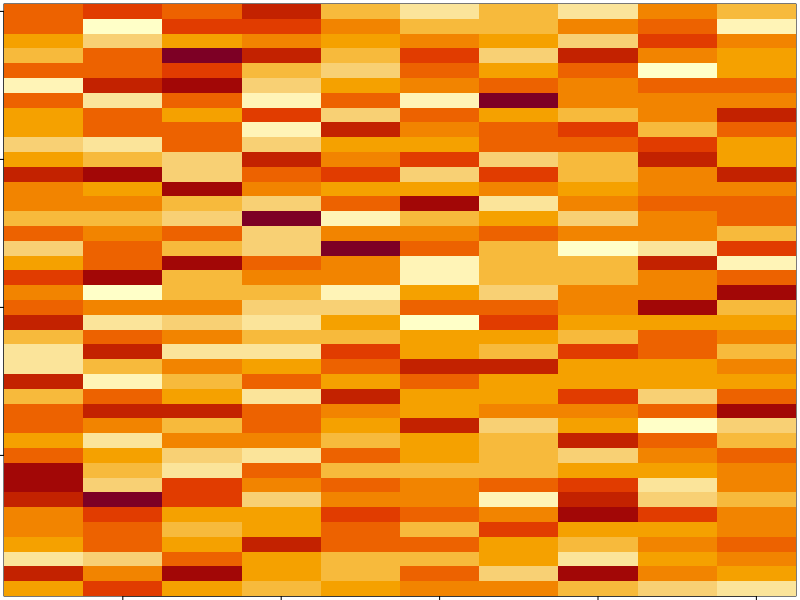
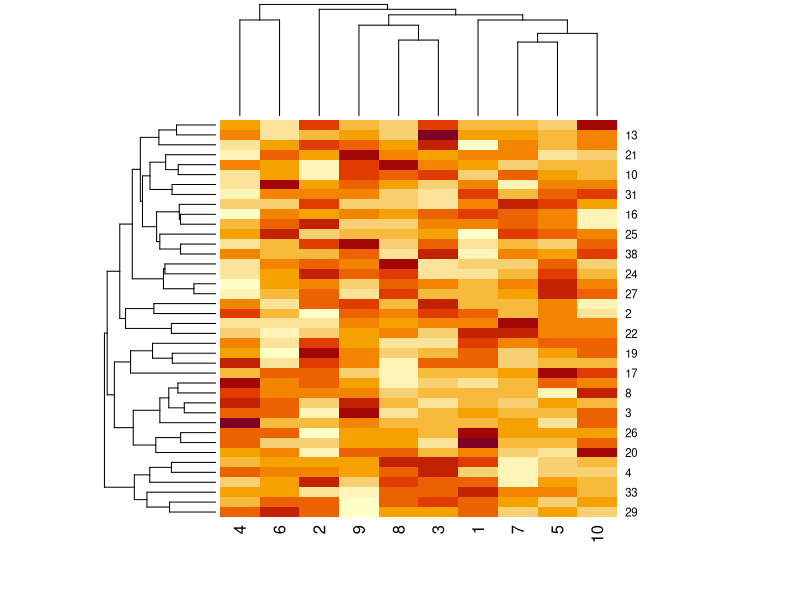
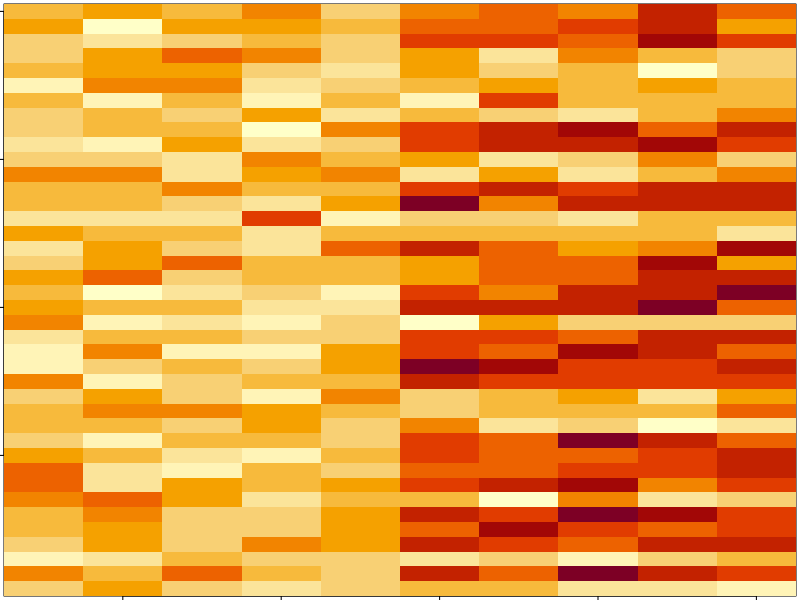
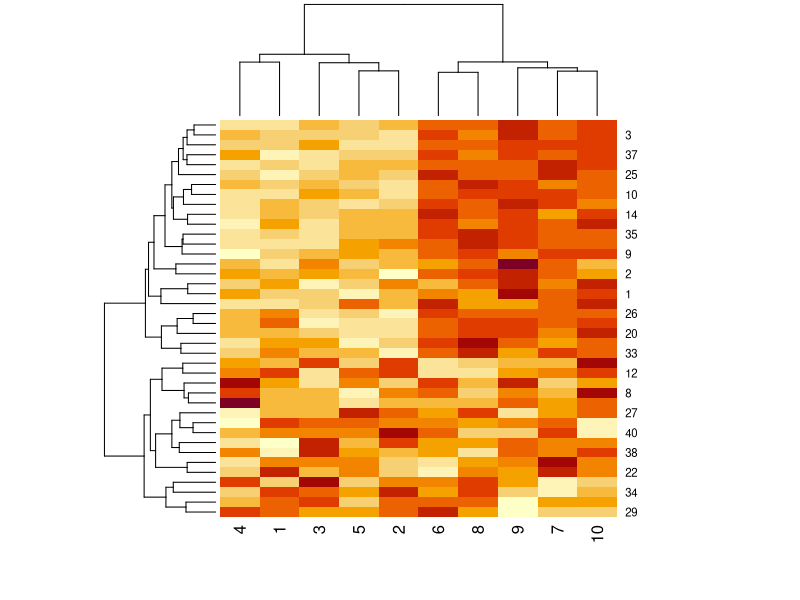
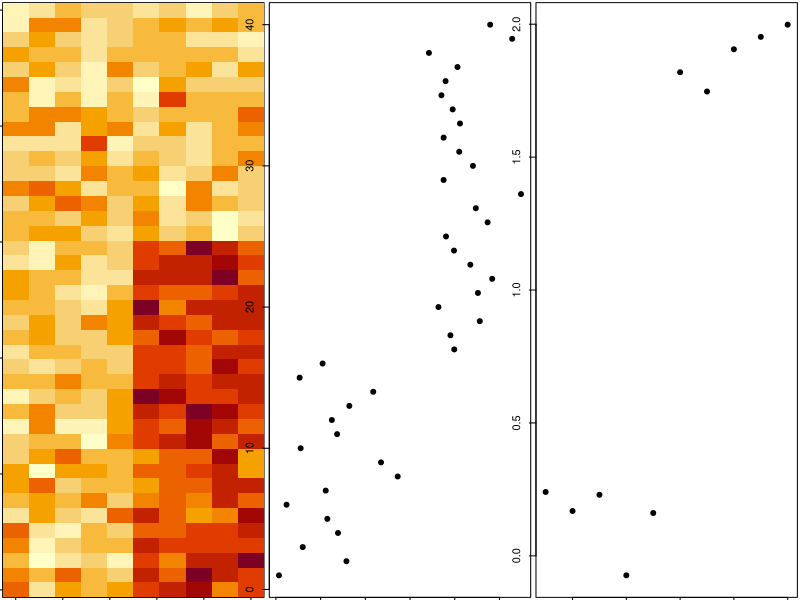

Write the R code that produced these figures, in order.
# Lab Tres, Hier Clustering, Heatmaps
rm(list=ls())
set.seed(12345)
#help(par)
par(mar = rep(0.2,4))
data_Matrix <-matrix(rnorm(400), nrow = 40)
image(1:10, 1:40, t(data_Matrix)[,nrow(data_Matrix):1])

par(mar=rep(0.2,4))
heatmap(data_Matrix)

set.seed(678910)
for(i in 1:40){
  # flipping a coin and getting the data
  coin_Flip <- rbinom(1, size = 1, prob = 0.5)
  # if the coin is "Heads", add a common pattern to that row,
  if(coin_Flip){
    data_Matrix[i, ] <- data_Matrix[i, ] + rep(c(0,3), each =5)
  }
}
par(mar= rep(0.2, 4))
image(1:10, 1:40, t(data_Matrix)[, nrow(data_Matrix):1])
par(mar=rep(0.2, 4))
heatmap(data_Matrix)


hh<-hclust(dist(data_Matrix))
data_Matrix_Ordered<-data_Matrix[hh$order,]
par(mfrow=c(1,3))
image(t(data_Matrix_Ordered))[,nrow(data_Matrix_Ordered):1]
plot(rowMeans(data_Matrix_Ordered),40:1,xlab="the row mean",ylab="row",pch=19)
plot(colMeans(data_Matrix_Ordered),xlab="column",ylab="the column mean",pch=19)
